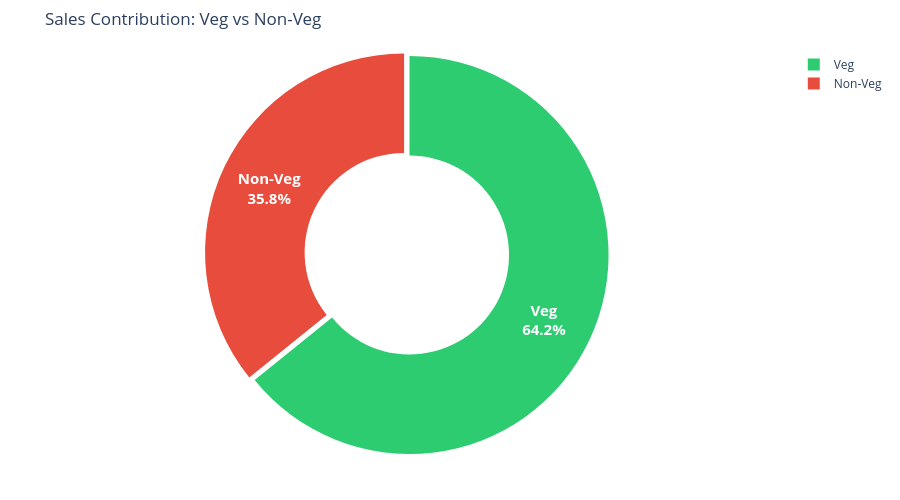

The cell this chart's notebook holds for it:
### Markdown cell above
### Sales by Food Type (Veg vs Non-Veg)

### Code cell
Non_Veg_Keywords = [
       "chicken","mutton","fish","egg","prawn","biryani",
       "turkey","duck","pork","crab","lobster","squid","bacon",
       "sausage","salami","haleem"
]

df["Food Category"] = np.where(
    df["Dish Name"].str.lower().str.contains("|".join(Non_Veg_Keywords),na=False),
    "Non-Veg",
    "Veg"
)

Food_Revenue = (
    df.groupby("Food Category")["Price (INR)"].sum()
    .reset_index()
)

figure = px.pie(
    Food_Revenue,
    names = "Food Category",
    values = "Price (INR)",
    title = "Sales Contribution: Veg vs Non-Veg",
    hole = 0.5,
    color = "Food Category",
    color_discrete_map={
         "Veg": "#2ECC71",     # for light green color
         "Non-Veg": "#E74C3C"  # For light red color
    }
)

pull = [0.03 if food == "Non-Veg" else 0.0 for food in Food_Revenue["Food Category"]]

figure.update_traces(
    textposition = "inside",
    textinfo = "percent+label",
    pull = pull,
    textfont = dict(size = 15, color = "white", weight = "bold")
    )

figure.update_layout(
    height = 500,
    margin = dict(t=50,l=40,r=40,b=40)
)
figure.show()

### Figure 1 — Plotly figure (JSON) as saved in the notebook; plotly's stock layout.template omitted (floating-point values rounded to 4 significant figures)
{"data": [{"customdata": [["Non-Veg"], ["Veg"]], "domain": {"x": [0, 1], "y": [0, 1]}, "hole": 0.5, "hovertemplate": "Food Category=%{customdata[0]}<br>Price (INR)=%{value}<extra></extra>", "labels": ["Non-Veg", "Veg"], "legendgroup": "", "marker": {"colors": ["#E74C3C", "#2ECC71"]}, "name": "", "pull": [0.03, 0], "showlegend": true, "textfont": {"color": "white", "size": 15, "weight": "bold"}, "textinfo": "percent+label", "textposition": "inside", "type": "pie", "values": [18980000.0, 34030000.0]}], "layout": {"height": 500, "legend": {"tracegroupgap": 0}, "margin": {"b": 40, "l": 40, "r": 40, "t": 50}, "title": {"text": "Sales Contribution: Veg vs Non-Veg"}}}
